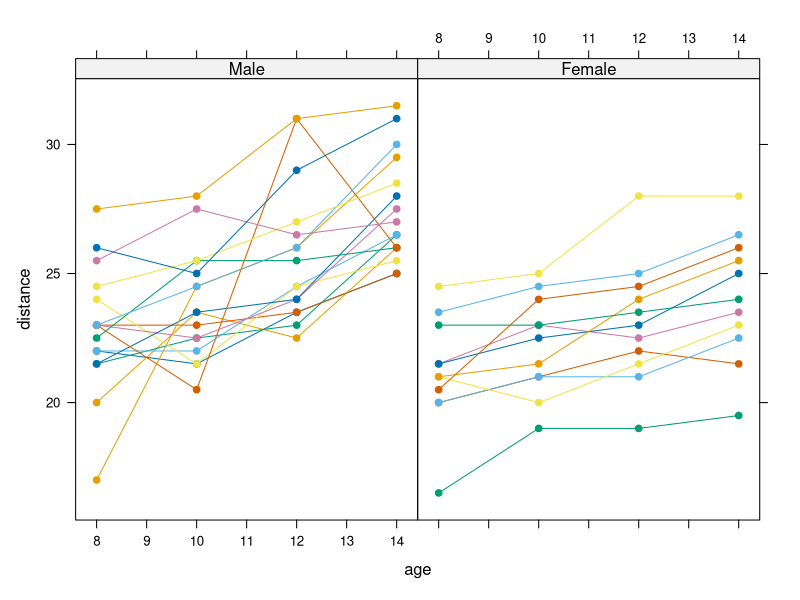
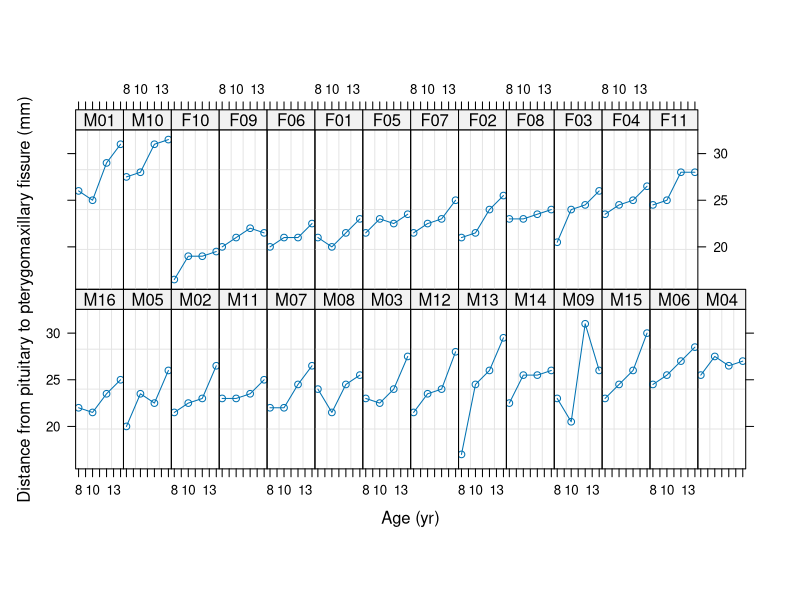

Source code (R) for these figures, in order:
library(nlme)
psych::headTail(Orthodont)

Orthodont$id<- as.factor(rep(1:27, each=4))

library(latticeExtra)

xyplot(distance ~ age | Sex, data=Orthodont, type="b", groups = Subject, pch=19)

plot(Orthodont)

###############################
lm.Ort <- lm(distance ~ age + Sex + age:Sex, data = Orthodont)
summary(lm.Ort)
## 16.3406 + 0.7844 * Age+ + 0.7844 * SexF - 0.3048 * AgeF
